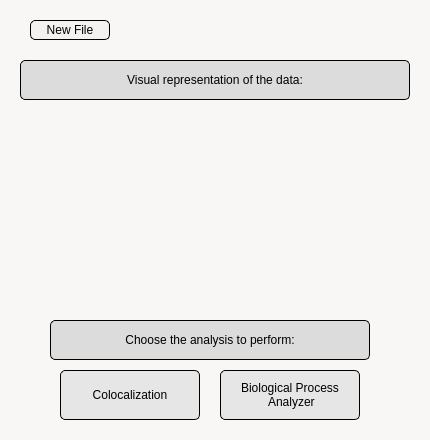
<?xml version="1.0" encoding="UTF-8"?>
<ui version="4.0">
 <class>MenuWindow</class>
 <widget class="QMainWindow" name="MenuWindow">
  <property name="geometry">
   <rect>
    <x>0</x>
    <y>0</y>
    <width>430</width>
    <height>440</height>
   </rect>
  </property>
  <property name="windowTitle">
   <string>Menu</string>
  </property>
  <property name="styleSheet">
   <string notr="true">background-color: rgb(248,247,245);
</string>
  </property>
  <widget class="QWidget" name="centralwidget">
   <widget class="QPushButton" name="ColocalizationButton">
    <property name="geometry">
     <rect>
      <x>60</x>
      <y>370</y>
      <width>140</width>
      <height>50</height>
     </rect>
    </property>
    <property name="styleSheet">
     <string notr="true">background-color: rgb(230,230,230);
color: rgb(0,0,0);
border: 1px solid black ;
border-radius: 5px;
padding: 0 8px;
</string>
    </property>
    <property name="text">
     <string>Colocalization</string>
    </property>
   </widget>
   <widget class="QPushButton" name="BiologicalButton">
    <property name="geometry">
     <rect>
      <x>220</x>
      <y>370</y>
      <width>140</width>
      <height>50</height>
     </rect>
    </property>
    <property name="styleSheet">
     <string notr="true">background-color: rgb(230,230,230);
color: rgb(0,0,0);
border: 1px solid black ;
border-radius: 5px;
padding: 0 8px;
</string>
    </property>
    <property name="text">
     <string>Biological Process 
 Analyzer</string>
    </property>
   </widget>
   <widget class="QPushButton" name="UploadWindowButton">
    <property name="geometry">
     <rect>
      <x>30</x>
      <y>20</y>
      <width>80</width>
      <height>20</height>
     </rect>
    </property>
    <property name="styleSheet">
     <string notr="true">background-color: rgb(243,242,240);
border: 1px solid black ;
border-radius: 5px;
padding: 0 8px;
color: rgb(0,0,0);
</string>
    </property>
    <property name="text">
     <string>New File</string>
    </property>
   </widget>
   <widget class="QLabel" name="VisualMatrixLabel">
    <property name="geometry">
     <rect>
      <x>20</x>
      <y>60</y>
      <width>390</width>
      <height>40</height>
     </rect>
    </property>
    <property name="styleSheet">
     <string notr="true">background-color: rgb(220,220,220);
font: 700 14pt &quot;Segoe UI&quot;;
setLabelAlignment:(AlignCenter);
border: 1px solid black ;
border-radius: 5px;
padding: 0 8px;
color: rgb(0,0,0);
</string>
    </property>
    <property name="text">
     <string>Visual representation of the data:</string>
    </property>
    <property name="alignment">
     <set>Qt::AlignCenter</set>
    </property>
   </widget>
   <widget class="QLabel" name="AnalysisPerformLabel">
    <property name="geometry">
     <rect>
      <x>50</x>
      <y>320</y>
      <width>320</width>
      <height>40</height>
     </rect>
    </property>
    <property name="styleSheet">
     <string notr="true">background-color: rgb(220,220,220);
font: 700 12pt &quot;Segoe UI&quot;;
setLabelAlignment:(AlignCenter);
border: 1px solid black ;
border-radius: 5px;
padding: 0 8px;
color: rgb(0,0,0);
</string>
    </property>
    <property name="text">
     <string>Choose the analysis to perform:</string>
    </property>
    <property name="alignment">
     <set>Qt::AlignCenter</set>
    </property>
   </widget>
   <widget class="QWidget" name="horizontalLayoutWidget">
    <property name="geometry">
     <rect>
      <x>19</x>
      <y>109</y>
      <width>391</width>
      <height>201</height>
     </rect>
    </property>
    <layout class="QHBoxLayout" name="horizontalLayout"/>
   </widget>
  </widget>
 </widget>
 <resources/>
 <connections/>
</ui>
